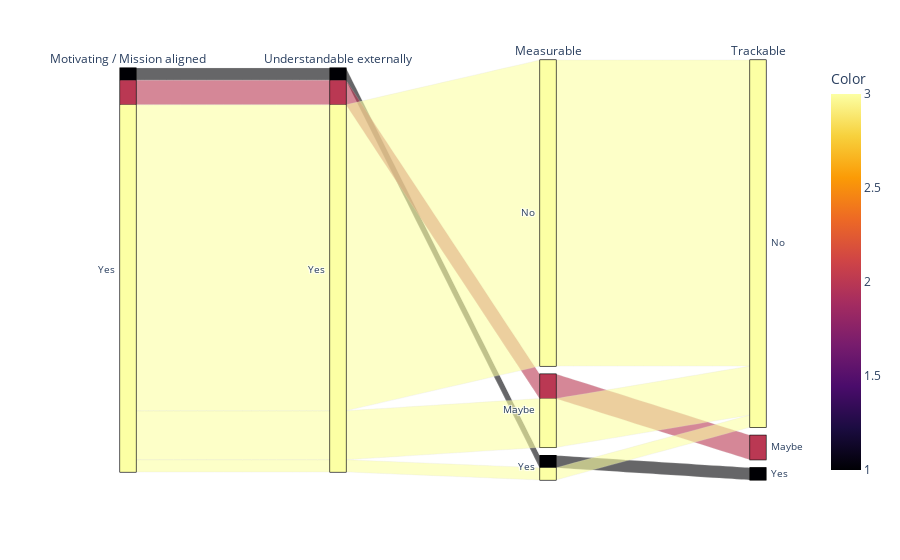

Write notebook code for a chart like this one.
### Code cell
px.parallel_categories(df.drop('Idea', axis=1),
                       dimensions=['Motivating / Mission aligned', 'Understandable externally','Measurable', 'Trackable'],
                       color='Color',
                       color_continuous_scale='Inferno')

### Figure 1 — Plotly figure (JSON) as saved in the notebook; plotly's stock layout.template omitted (floating-point values rounded to 4 significant figures)
{"data": [{"dimensions": [{"label": "Motivating / Mission aligned", "values": ["Yes", "Yes", "Yes", "Yes", "Yes", "Yes", "Yes", "Yes", "Yes", "Yes", "Yes", "Yes", "Yes", "Yes", "Yes", "Yes", "Yes", "Yes", "Yes", "Yes", "Yes", "Yes", "Yes", "Yes", "Yes", "Yes", "Yes", "Yes", "Yes", "Yes", "Yes", "Yes", "Yes"]}, {"label": "Understandable externally", "values": ["Yes", "Yes", "Yes", "Yes", "Yes", "Yes", "Yes", "Yes", "Yes", "Yes", "Yes", "Yes", "Yes", "Yes", "Yes", "Yes", "Yes", "Yes", "Yes", "Yes", "Yes", "Yes", "Yes", "Yes", "Yes", "Yes", "Yes", "Yes", "Yes", "Yes", "Yes", "Yes", "Yes"]}, {"label": "Measurable", "values": ["No", "No", "No", "No", "No", "No", "Maybe", "Maybe", "Maybe", "No", "No", "No", "No", "No", "No", "Yes", "Maybe", "No", "No", "No", "No", "No", "No", "Maybe", "Maybe", "No", "No", "No", "No", "No", "No", "No", "Yes"]}, {"label": "Trackable", "values": ["No", "No", "No", "No", "No", "No", "Maybe", "No", "No", "No", "No", "No", "No", "No", "No", "Yes", "No", "No", "No", "No", "No", "No", "No", "Maybe", "No", "No", "No", "No", "No", "No", "No", "No", "No"]}], "domain": {"x": [0, 1], "y": [0, 1]}, "line": {"color": [3, 3, 3, 3, 3, 3, 2, 3, 3, 3, 3, 3, 3, 3, 3, 1, 3, 3, 3, 3, 3, 3, 3, 2, 3, 3, 3, 3, 3, 3, 3, 3, 3], "coloraxis": "coloraxis"}, "name": "", "type": "parcats"}], "layout": {"coloraxis": {"colorbar": {"title": {"text": "Color"}}, "colorscale": [[0, "#000004"], [0.1111, "#1b0c41"], [0.2222, "#4a0c6b"], [0.3333, "#781c6d"], [0.4444, "#a52c60"], [0.5556, "#cf4446"], [0.6667, "#ed6925"], [0.7778, "#fb9b06"], [0.8889, "#f7d13d"], [1, "#fcffa4"]]}, "legend": {"tracegroupgap": 0}, "margin": {"t": 60}}}
